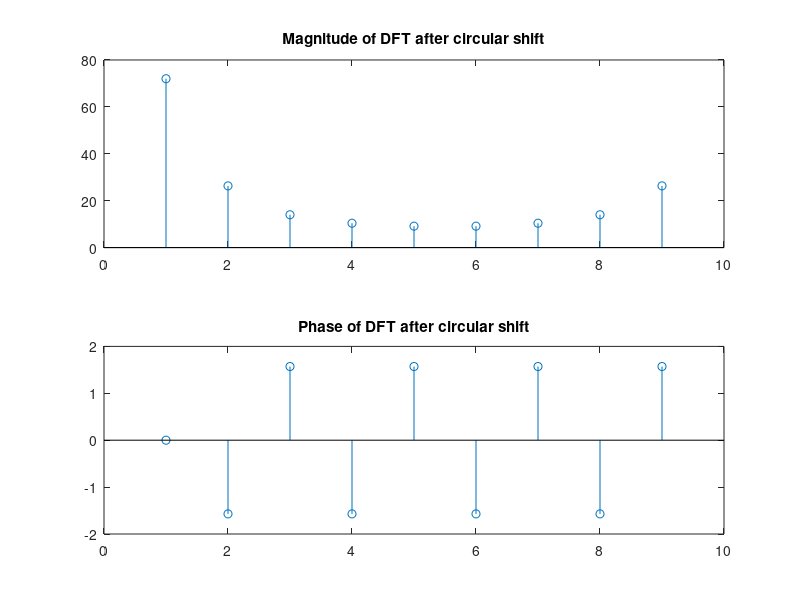
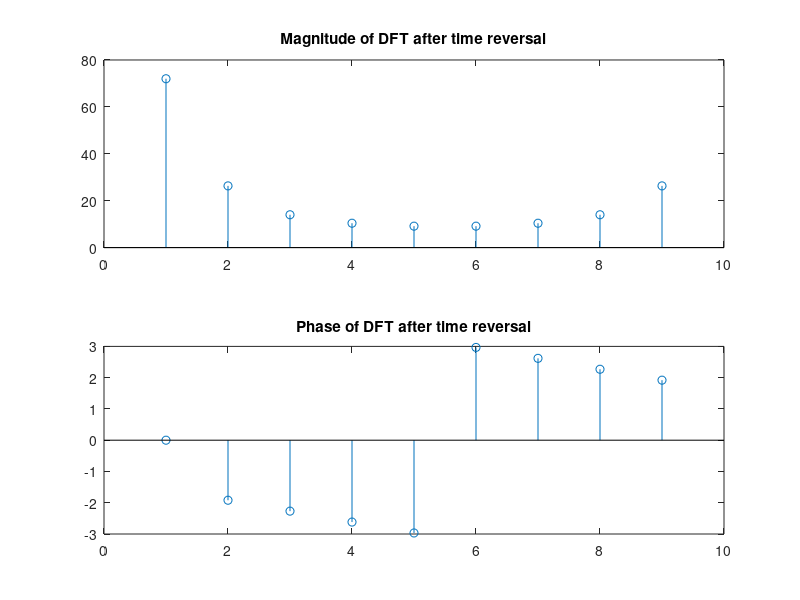

Write the MATLAB code that produced these figures, in order.

clc; clear all; close all;

x = [0 2 4 6 8 10 12 14 16];
N = length(x);

% Circular time shifting
y = circshift(x, [0 5]);
X = fft(y);

figure;
subplot(2,1,1);
stem(abs(X));
title('Magnitude of DFT after circular shift');

subplot(2,1,2);
stem(angle(X));
title('Phase of DFT after circular shift');

% Circular time reversal
y = x([1 N:-1:2]);
X = fft(y);

figure;
subplot(2,1,1);
stem(abs(X));
title('Magnitude of DFT after time reversal');

subplot(2,1,2);
stem(angle(X));
title('Phase of DFT after time reversal');
